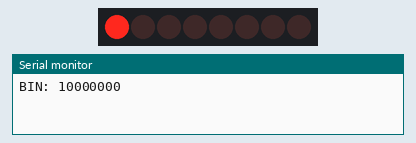
Recording of a sketch running on a simulated Arduino Uno, built with avr-gcc and run on an emulated ATmega328P. Shown: 8 shift-register outputs drawn as a row of LEDs (first output left, lit = HIGH), the last lines printed to the serial monitor. Wiring (inferred from the names in the program): shift register (74HC595): data pin 12; shift clock pin 10; latch pin 11. Wiring (inferred from the signals the program sends): row of LEDs: on Q0, Q1, Q2, Q3, Q4, Q5, Q6, Q7.

Above: at 0.12 s.
At 0.87 s:
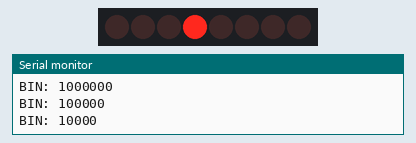
At 1.37 s:
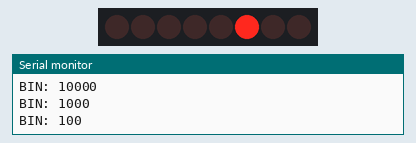
At 1.87 s:
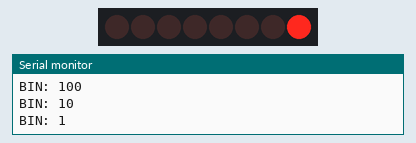
At 3.13 s:
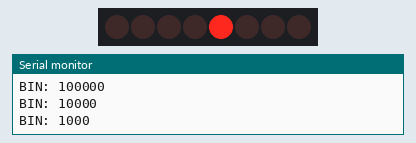
At 4.38 s:
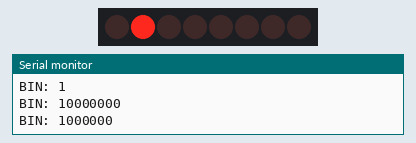
Timing chart, 0 to 4.7 s (numbered marks = the images above):
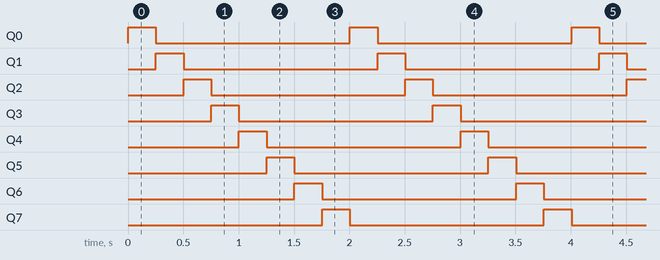

Measured:
- by itself, Q0–7: alternates HIGH for 0.25 s and LOW for 1.8 s
- by itself, everything shown: repeats every 2.0 s, in 8 steps

The sketch:

Circular_Right_Shift.ino
```cpp
int latchPin = 11, clockPin = 10, dataPin = 12, maxLED = 255;
int dly = 250;
byte LEDs[] = {
  128,
  64,
  32,
  16,
  8,
  4,
  2,
  1,
  128
};
byte LED = 0b10000000;
byte sLED;
void setup() {
  // put your setup code here, to run once:
  Serial.begin(9600);
  pinMode(latchPin, OUTPUT);
  pinMode(dataPin, OUTPUT);
  pinMode(clockPin, OUTPUT);
  sLED = LED;
}

void loop() {
  digitalWrite(latchPin, LOW);
  shiftOut(dataPin, clockPin, LSBFIRST, LED);
  digitalWrite(latchPin, HIGH);
  Serial.print("BIN: ");
  Serial.println(LED, BIN);
  LED = (LED*128) + (LED / 2);
  delay(dly);
}
```
